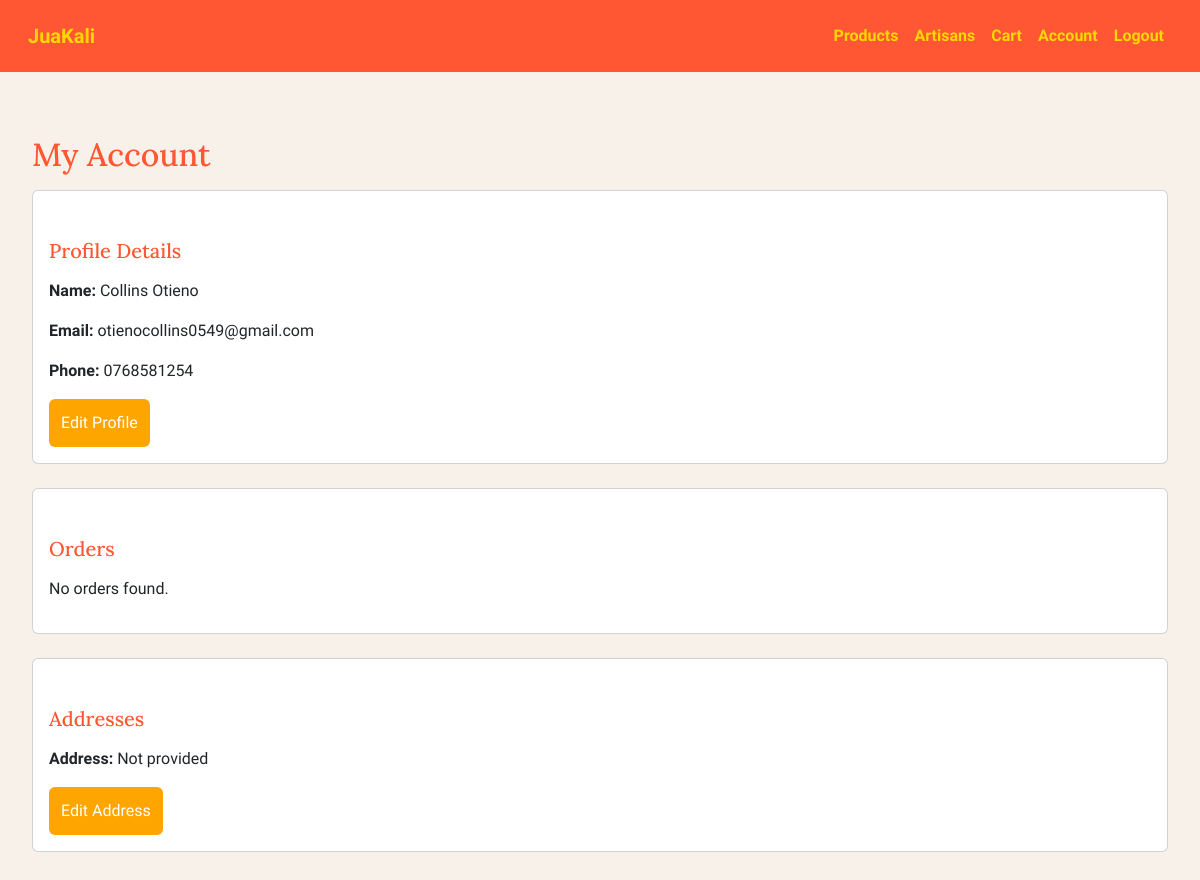
Page /account.php (signed in) on the earlier database version.
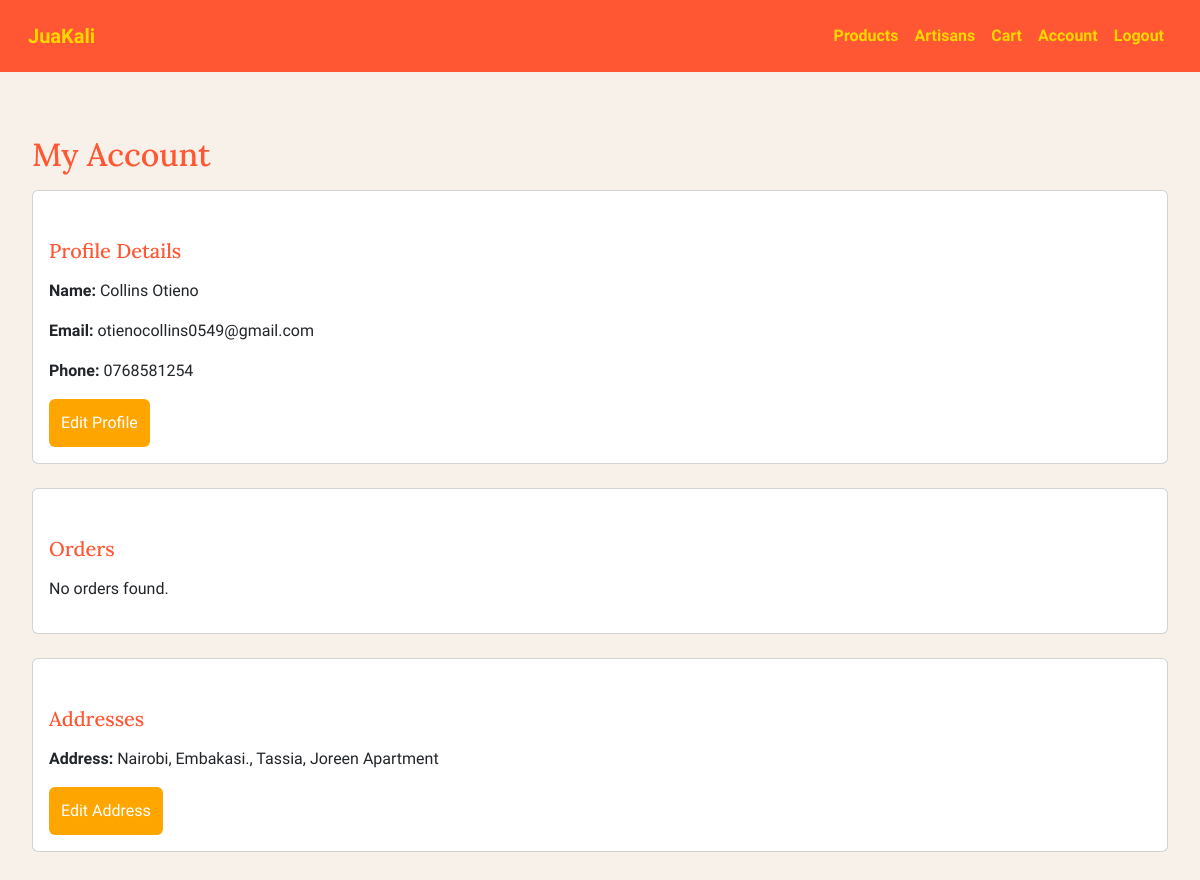
Same page on the later database version.
### tables this page shows
CREATE TABLE `users` (
  `id` int(11) NOT NULL,
  `name` varchar(100) NOT NULL,
  `email` varchar(100) NOT NULL,
  `password` varchar(255) NOT NULL,
  `phone` varchar(15) DEFAULT NULL,
  `address` text DEFAULT NULL,
  `created_at` timestamp NOT NULL DEFAULT current_timestamp(),
  `is_artisan` tinyint(1) DEFAULT 0
);

### account.php (the view, shortened to what this page needs)
<?php
require_once 'functions.php';
$user_id = $_SESSION['user_id'];
$stmt = $pdo->prepare("SELECT * FROM users WHERE id = ?");
$stmt->execute([$user_id]);
$user = $stmt->fetch(PDO::FETCH_ASSOC);
$orders = getUserOrders($user_id);
?>
<!DOCTYPE html>
<html lang="en">
<head>
    <link href="https://cdn.jsdelivr.net/npm/bootstrap@5.3.0/dist/css/bootstrap.min.css" rel="stylesheet">
</head>
<body>
    <nav class="navbar navbar-expand-lg">
        <div class="container-fluid">
            <a class="navbar-brand" href="index-after-login.php">JuaKali</a>
            <div class="collapse navbar-collapse" id="navbarNav">
                <ul class="navbar-nav ms-auto">
                    <li class="nav-item"><a class="nav-link" href="index-after-login.php#products">Products</a></li>
                    <li class="nav-item"><a class="nav-link" href="index-after-login.php#artisans">Artisans</a></li>
                    <li class="nav-item"><a class="nav-link" href="cart.php">Cart</a></li>
                    <li class="nav-item"><a class="nav-link" href="account.php">Account</a></li>
                    <li class="nav-item"><a class="nav-link" href="logout.php">Logout</a></li>
                </ul>
            </div>
        </div>
    </nav>
    <div class="account-container">
        <h2 class="section-title">My Account</h2>
        <div class="card">
            <div class="card-body">
                <h5 class="section-title">Profile Details</h5>
                <p><strong>Name:</strong> <?php echo htmlspecialchars($user['name']); ?></p>
                <p><strong>Email:</strong> <?php echo htmlspecialchars($user['email']); ?></p>
                <p><strong>Phone:</strong> <?php echo htmlspecialchars($user['phone']) ?: 'Not provided'; ?></p>
                <button class="btn btn-custom" data-bs-toggle="modal" data-bs-target="#editProfileModal">Edit Profile</button>
            </div>
        </div>
        <div class="card">
            <div class="card-body">
                <h5 class="section-title">Orders</h5>
                <?php if (empty($orders)): ?>
                    <p>No orders found.</p>
                <?php endif; ?>
            </div>
        </div>
        <div class="card">
            <div class="card-body">
                <h5 class="section-title">Addresses</h5>
                <p><strong>Address:</strong> <?php echo htmlspecialchars($user['address']) ?: 'Not provided'; ?></p>
                <button class="btn btn-custom" data-bs-toggle="modal" data-bs-target="#editAddressModal">Edit Address</button>
            </div>
        </div>
    </div>
</body>
</html>

### account.php (style rules this page uses)
body { font-family: 'Ubuntu', sans-serif; background-color: #f8f1e9; }
.navbar { background-color: #FF5733; padding: 1rem; }
.navbar-brand, .nav-link { color: #FFD700 !important; font-weight: bold; }
.account-container { padding: 2rem; }
.section-title { font-family: 'Lora', serif; color: #FF5733; margin: 2rem 0 1rem; }
.card { margin-bottom: 1.5rem; }
.btn-custom { background-color: #FFA500; color: #fff; border: none; padding: 0.75rem; font-size: 1rem; min-height: 48px; }

Differences in the rows shown:
changed users "Collins Otieno": address "Not provided" → "Nairobi, Embakasi., Tassia, Joreen Apartment"
